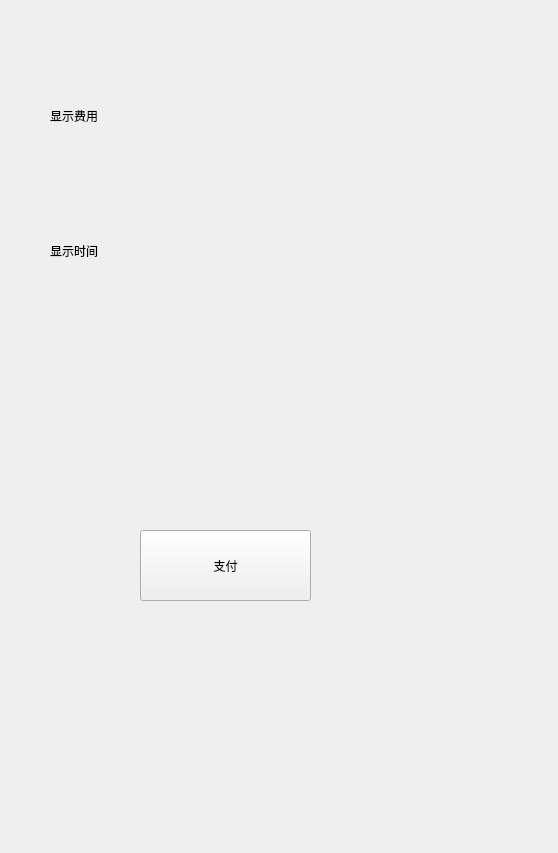
<?xml version="1.0" encoding="UTF-8"?>
<ui version="4.0">
 <class>BillView</class>
 <widget class="QWidget" name="BillView">
  <property name="geometry">
   <rect>
    <x>0</x>
    <y>0</y>
    <width>558</width>
    <height>853</height>
   </rect>
  </property>
  <property name="windowTitle">
   <string>账单页</string>
  </property>
  <property name="windowIcon">
   <iconset resource="logo.qrc">
    <normaloff>:/贴图库/logo.png</normaloff>:/贴图库/logo.png</iconset>
  </property>
  <widget class="QLabel" name="lb_fare">
   <property name="geometry">
    <rect>
     <x>50</x>
     <y>90</y>
     <width>371</width>
     <height>51</height>
    </rect>
   </property>
   <property name="text">
    <string>显示费用</string>
   </property>
  </widget>
  <widget class="QPushButton" name="btn_pay">
   <property name="geometry">
    <rect>
     <x>140</x>
     <y>530</y>
     <width>171</width>
     <height>71</height>
    </rect>
   </property>
   <property name="text">
    <string>支付</string>
   </property>
  </widget>
  <widget class="QLabel" name="lb_time">
   <property name="geometry">
    <rect>
     <x>50</x>
     <y>230</y>
     <width>321</width>
     <height>41</height>
    </rect>
   </property>
   <property name="text">
    <string>显示时间</string>
   </property>
  </widget>
 </widget>
 <resources>
  <include location="logo.qrc"/>
 </resources>
 <connections/>
</ui>
